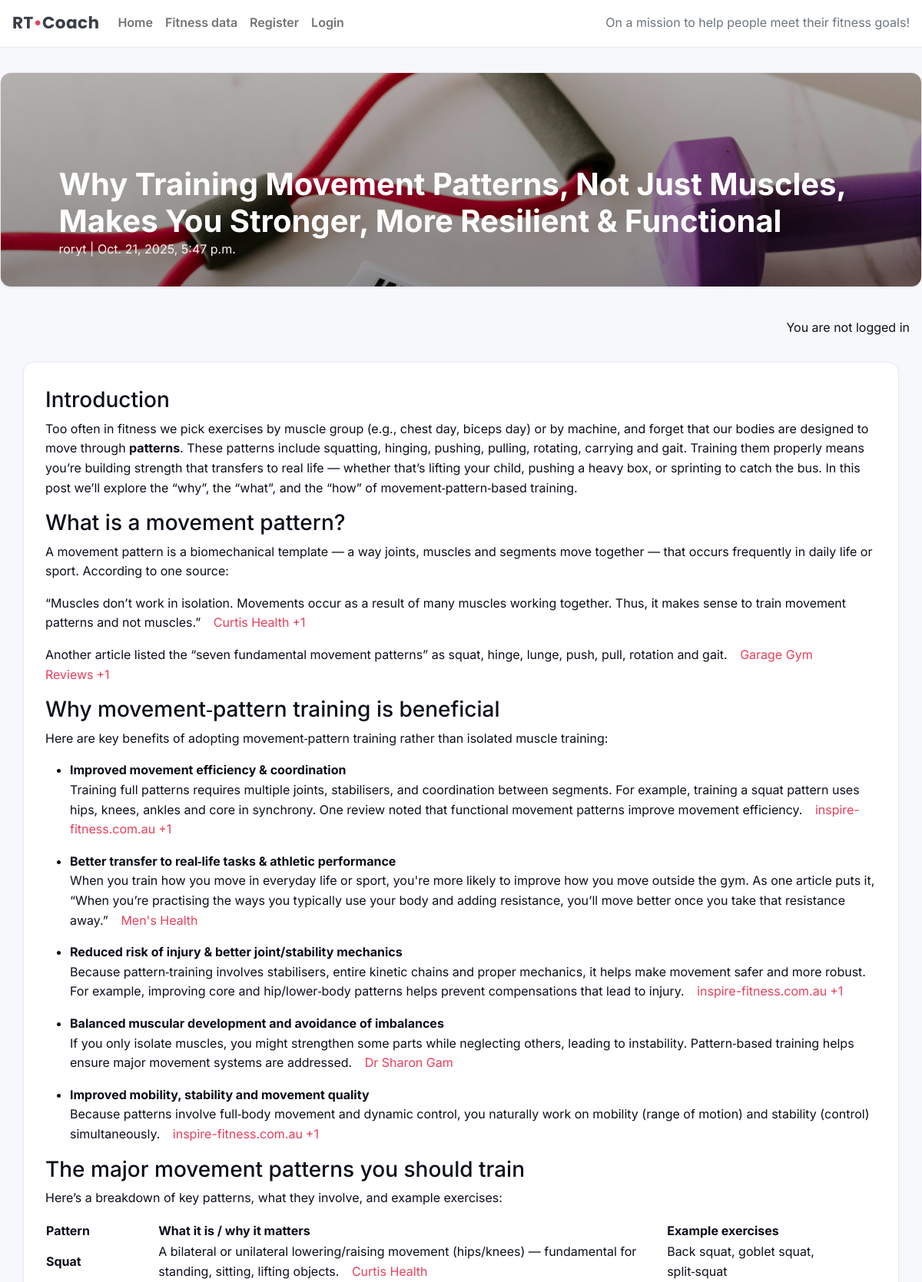
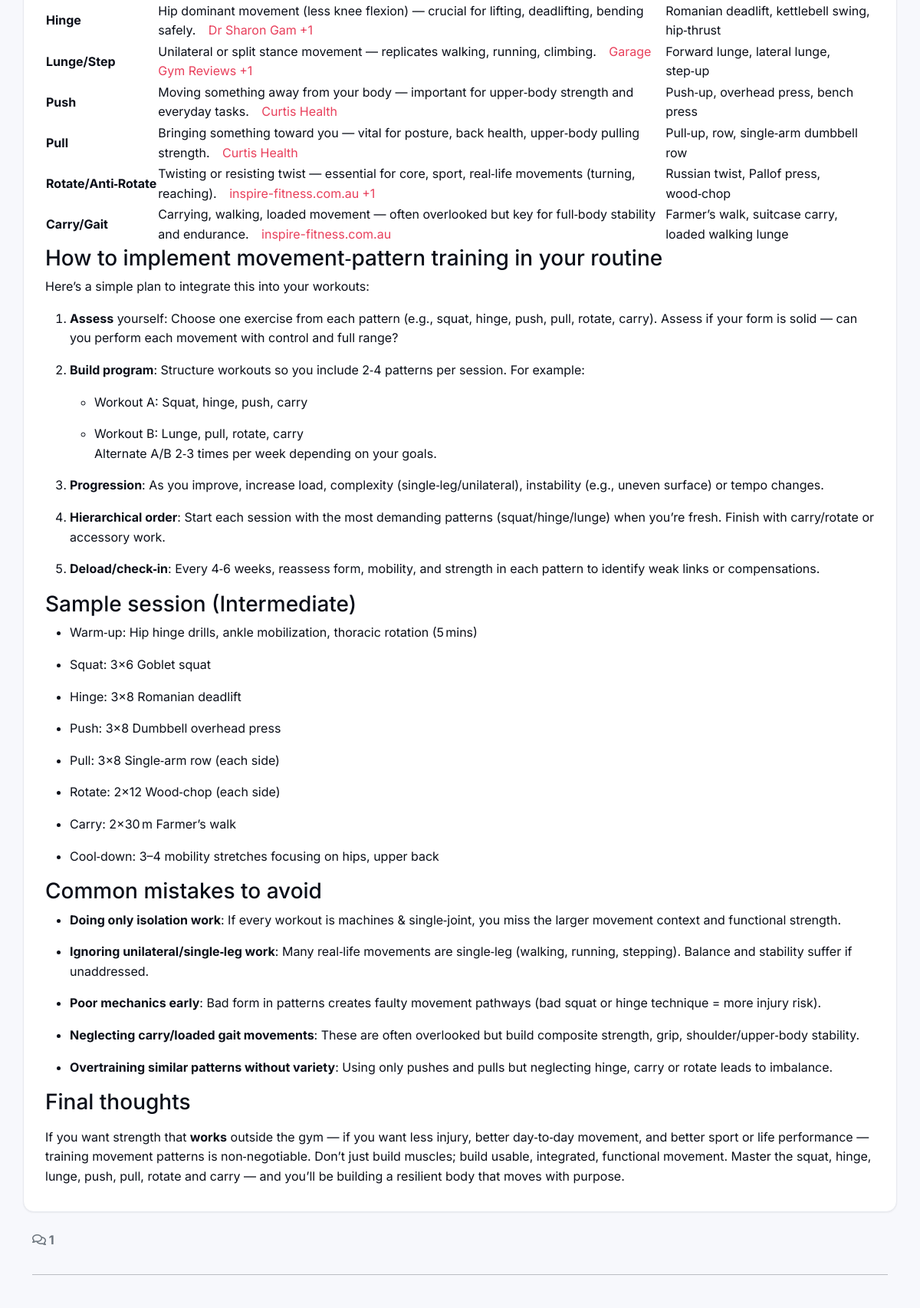
The page /why-training-movement-patterns-not-just-muscles-makes-you-stronger-more-resilient-functional/ (upper part) on the database its author committed (2 pictures, top to bottom).
### blog/models.py (models this page shows, shortened)
class Post(models.Model):
    title = models.CharField(max_length=200, unique=True)
    slug = models.SlugField(max_length=200, unique=True)
    author = models.ForeignKey(
    User, on_delete=models.CASCADE, related_name="blog_posts"
)
    featured_image = CloudinaryField('image', default='placeholder')
    content = models.TextField()
    created_on = models.DateTimeField(auto_now_add=True)
    status = models.IntegerField(choices=STATUS, default=0)
    excerpt = models.TextField(blank=True)
    updated_on = models.DateTimeField(auto_now=True)
    featured_image = CloudinaryField('image', default='placeholder')
    class Meta:
        ordering = ["-created_on"]

### blog/views.py (the view)
# urls.py: path("<slug:slug>/", views.post_detail, name="post_detail"),
def post_detail(request, slug):
    post = get_object_or_404(Post.objects.filter(status=1), slug=slug)
    comments = post.comments.all().order_by("-created_on")
    comment_count = post.comments.filter(approved=True).count()
    if request.method == "POST":
        if not request.user.is_authenticated:
            messages.error(request, "Please log in to comment.")
            return redirect("account_login")
        form = CommentForm(data=request.POST)
        if form.is_valid():
            comment = form.save(commit=False)
            comment.author = request.user
            comment.post = post
            comment.save()
            messages.success(request, "Comment submitted and awaiting approval")
            return redirect(request.path + "#comments")
    else:
        form = CommentForm()
    return render(
        request,
        "blog/post_detail.html",
        {
            "post": post,
            "comments": comments,
            "comment_count": comment_count,
            "comment_form": form,
        },
    )

### blog/templates/blog/post_detail.html (shortened to what this page needs)
{% extends "base.html" %}
{% load static %}
{% load crispy_forms_tags %}
{% block hero %}
<section class="container-fluid px-0">
  <div class="masthead">
    <div class="masthead-image">
      <img class="masthead-photo" src="{% static 'img/default.jpg' %}" alt="">
    </div>
    <div class="masthead-text">
      <h1 class="post-title">{{ post.title }}</h1>
      <p class="post-subtitle">{{ post.author }} | {{ post.created_on }}</p>
    </div>
  </div>
</section>
{% endblock %}
{% block content %}
<div class="container">
  <div class="row">
    <div class="col card mb-4 mt-3 left top">
      <div class="card-body">
        <p class="card-text">{{ post.content|safe }}</p>
      </div>
    </div>
  </div>
  <div class="row">
    <div class="col-12">
      <strong class="text-secondary">
        <i class="far fa-comments"></i> {{ comment_count }}
      </strong>
    </div>
    <div class="col-12"><hr></div>
  </div>
  <div class="row">
  </div>
</div>
{% endblock %}

### static/css/style.css (style rules this page uses)
:root { --rt-accent: #e83f5b; --rt-accent-600: #c02f46; --rt-accent-50: #fff1f3; --rt-bg: #f7f8fc; --rt-surface: #ffffff; --rt-ink: #0b0f19; --rt-ink-2: #2d3544; --rt-muted: #6b7280; --rt-border: #e7e9ef; --rt-shadow-1: 0 1px 2px rgba(0,0,0,.06); --rt-shadow-2: 0 8px 22px rgba(0,0,0,.08); --rt-radius: 14px; --rt-radius-sm: 8px; --rt-gap-1: .25rem; --rt-gap-2: .5rem; --rt-gap-3: .75rem; --rt-gap-4: 1rem; --rt-gap-5: 1.25rem; --rt-gap-6: 1.5rem; --rt-font: 'Inter', system-ui, -apple-system, Segoe UI, Roboto, Arial, sans-serif; }
*, *::before, *::after { box-sizing: border-box; }
html { -webkit-text-size-adjust: 100%; }
body { margin: 0; font-family: var(--rt-font); color: var(--rt-ink); background-color: var(--rt-bg); line-height: 1.6; text-rendering: optimizeLegibility; }
a { color: var(--rt-accent); text-decoration: none; }
img { max-width: 100%; height: auto; display: block; }
.main-bg { background-color: var(--rt-bg); }
.masthead { position: relative; overflow: hidden; margin: var(--rt-gap-4) auto 0; height: clamp(280px, 17vh, 350px); border-radius: var(--rt-radius); border:1px solid var(--rt-border); box-shadow: var(--rt-shadow-1); }
.masthead-image { position: absolute; inset: 0; z-index: 0; }
.masthead-photo { width: 100%; height: 100%; object-fit: cover; display: block; }
.masthead-image::before { content: ""; position: absolute; inset: 0; background: linear-gradient(to bottom, rgba(0,0,0,.25), rgba(0,0,0,.4)); }
.masthead-text { position: relative; z-index: 1; color: #fff; padding: clamp(1rem, 2.5vw, 2rem); }
.card { background: var(--rt-surface); border: 1px solid var(--rt-border); border-radius: var(--rt-radius); box-shadow: var(--rt-shadow-1); transition: transform .08s ease, box-shadow .18s ease, border-color .18s ease; }
.post-title { margin: 8% 0 0 4%; font-weight: 700; }
.post-subtitle { margin-left: 4%; color: var(--rt-accent-50); }
.container-fluid { padding-left: var(--rt-gap-4); padding-right: var(--rt-gap-4); }
.row > [class*='col-'] { margin-bottom: var(--rt-gap-4); }

### rows shown on the page
Post: title "Why Training Movement Patterns, Not Just Muscles, Makes You Stronger, More Resilient & Functional", author "roryt", created_on "Oct. 21, 2025, 5:47 p.m.", content "Introduction Too often in fitness we pick exercises by muscle group (e.g., chest day, biceps day) or by machine, and forget that our bodies are designed to move through patterns . These patterns include squatting, hinging, pushing, pulling, rotating, carrying and gait. Training them properly means you’re building strength that transfers to real life — whether that’s lifting your child, pushing a heavy box, or sprinting to catch the bus. In this post we’ll explore the “why”, the “what”, and the “how” of movement‑pattern‑based training. What is a movement pattern? A movement pattern is a biomechanical template — a way joints, muscles and segments move together — that occurs frequently in…"

### other values the page prints
{{ comment_count }} "1"
